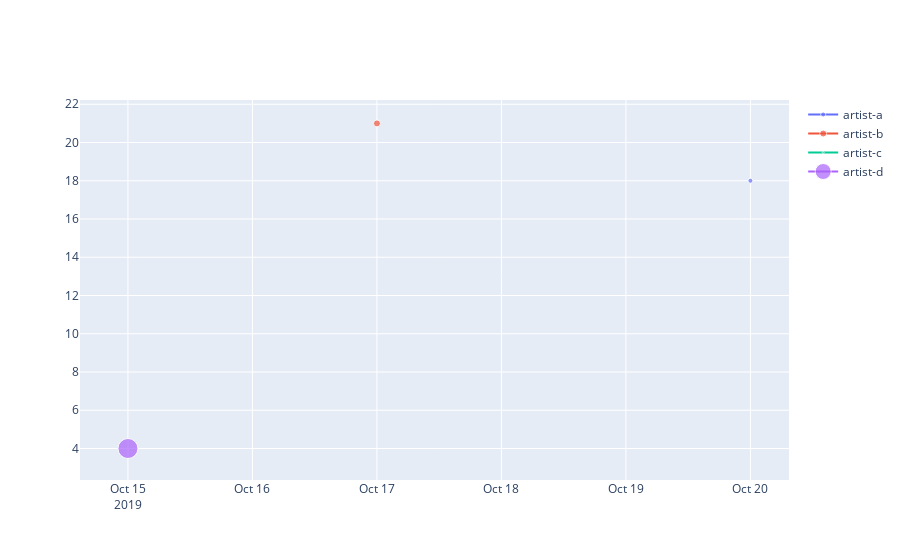

Write notebook code for a chart like this one.
### Code cell
fig.show()

### Figure 1 — Plotly figure (JSON) as saved in the notebook; plotly's stock layout.template omitted (floating-point values rounded to 4 significant figures)
{"data": [{"marker": {"size": [5]}, "name": "artist-a", "text": ["song name: artist-a<br>popularity: 2019-10-20<br>release: 18<br>duration: 5<br>"], "type": "scatter", "x": ["2019-10-20"], "y": [18]}, {"marker": {"size": [7]}, "name": "artist-b", "text": ["song name: artist-b<br>popularity: 2019-10-17<br>release: 21<br>duration: 7<br>"], "type": "scatter", "x": ["2019-10-17"], "y": [21]}, {"marker": {"size": [1]}, "name": "artist-c", "text": ["song name: artist-c<br>popularity: 2019-10-18<br>release: 13<br>duration: 1<br>"], "type": "scatter", "x": ["2019-10-18"], "y": [13]}, {"marker": {"size": [20]}, "name": "artist-d", "text": ["song name: artist-d<br>popularity: 2019-10-15<br>release: 4<br>duration: 20<br>"], "type": "scatter", "x": ["2019-10-15"], "y": [4]}], "layout": {}}
